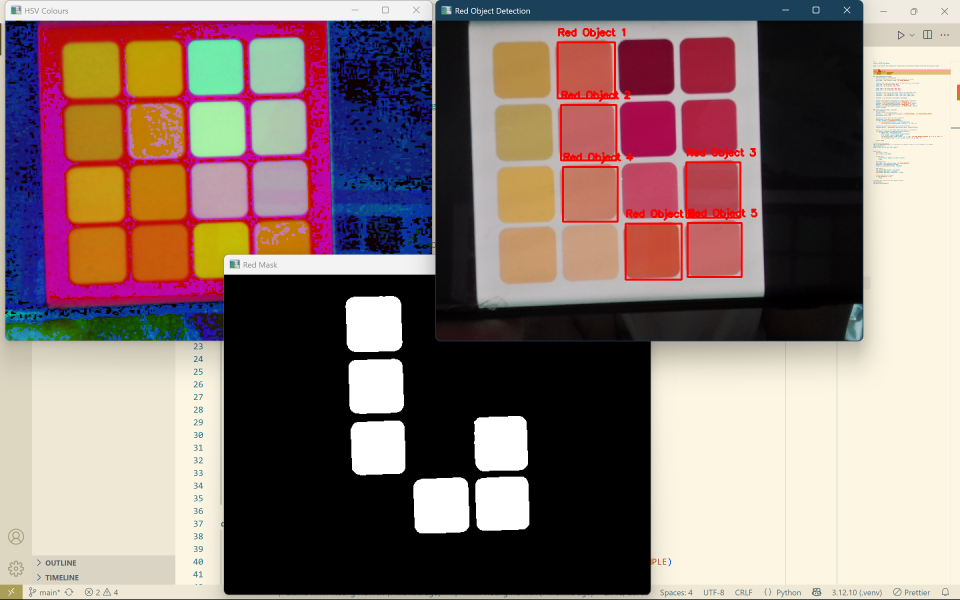
#> input picture SHOWME.png, 2880 x 1800 px, given in place of the camera (shown at 1/3 size)
$ python red_detection.py
#> lines starting #> are read from the running program, lines starting #| are printed output that depends on the picture; after the words box and inside, x2 and y2 are one past the last pixel; in counts of white or black regions, pixels touching at a corner belong together
#> further down, frame is the input picture: shape (1800, 2880, 3); mean B, G, R 116, 119.5, 139.4
#> `hsv_frame = cv2.cvtColor(frame, cv2.COLOR_BGR2HSV)`: hsv_frame: shape (1800, 2880, 3); mean H, S, V 44.8, 73.4, 148.9
"""
author: HUYNH Minh-Hoang

This script detect the movement by finding the max difference between frame and the previous frame.
"""

import cv2
import numpy as np
from skimage import morphology
from skimage import measure

def red_segmentation(frame):
    ### RED INTENSITY SEGMENTATION
    # Convert the frame to HSV for better detection of colors
    hsv_frame = cv2.cvtColor(frame, cv2.COLOR_BGR2HSV)

    # Define the lower and upper bounds of the red color in HSV space
    lower_red = np.array([0, 100, 95])
    upper_red = np.array([10, 255, 255])

    lower_red2 = np.array([175, 100, 95])
    upper_red2 = np.array([180, 255, 255])

    # Create a mask for the red color within the specified range
    red_mask1 = cv2.inRange(hsv_frame, lower_red, upper_red)
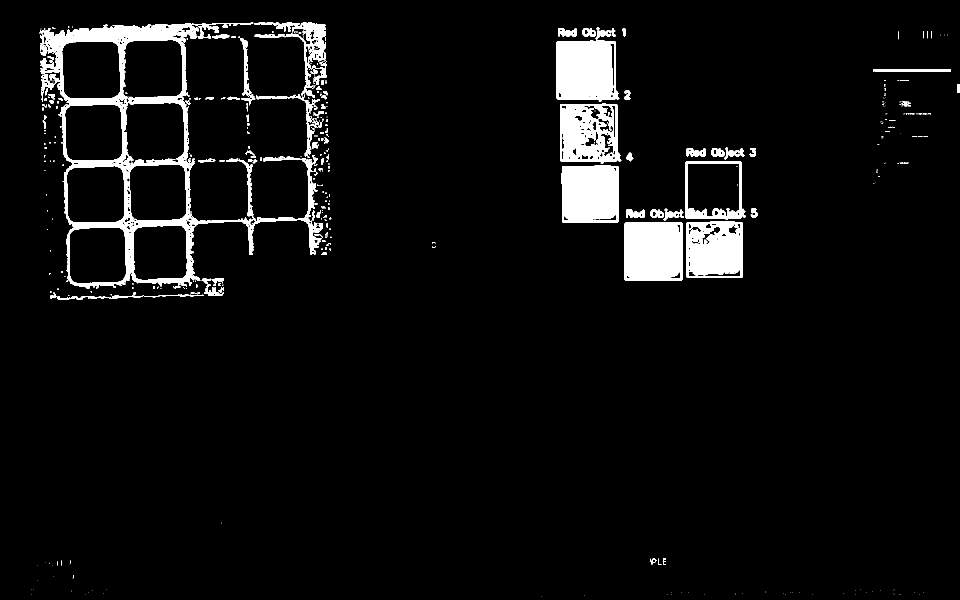
#> red_mask1: shape (1800, 2880) (shown at 1/3 size); 5% white; 499 white regions (350 under 20 px), largest, box (x1, y1, x2, y2) and area: (118, 68, 968, 866) 81912, (1668, 122, 1858, 306) 30096, (1872, 666, 2048, 842) 29156
    red_mask2 = cv2.inRange(hsv_frame, lower_red2, upper_red2)
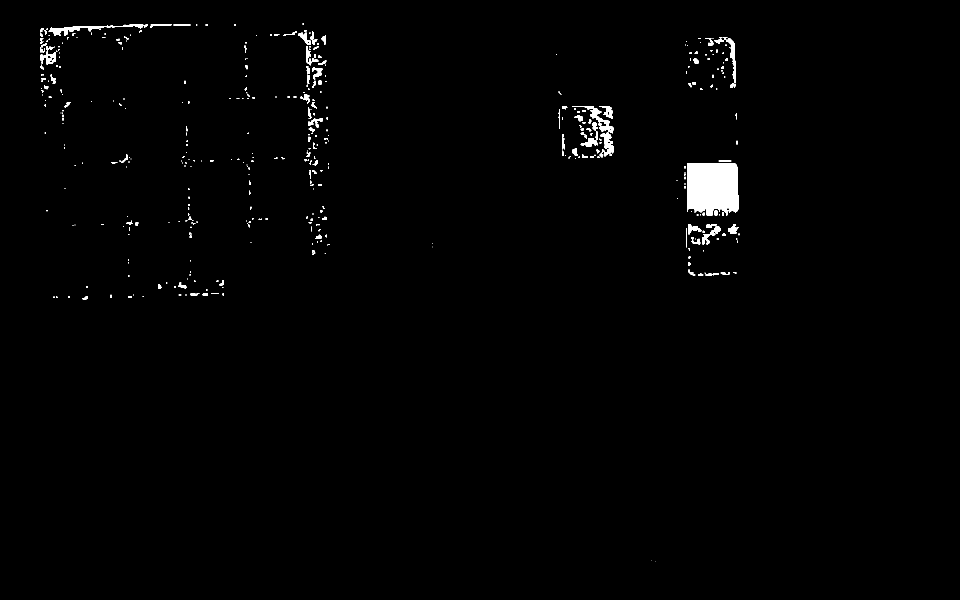
#> red_mask2: shape (1800, 2880) (shown at 1/3 size); 0.95% white; 414 white regions (206 under 20 px), largest, box (x1, y1, x2, y2) and area: (2062, 490, 2216, 648) 21744, (146, 74, 444, 108) 2344, (1716, 318, 1840, 400) 1792

    red_mask = cv2.bitwise_or(red_mask1, red_mask2)
#> red_mask: shape (1800, 2880); 6% white; 449 white regions (302 under 20 px), largest, box (x1, y1, x2, y2) and area: (118, 68, 976, 866) 90336, (1668, 122, 1858, 306) 30120, (1872, 666, 2048, 842) 29156

    # Apply morphological operations to reduce noise in the mask
    kernel = cv2.getStructuringElement(cv2.MORPH_RECT, (4, 4))
    red_mask = cv2.morphologyEx(red_mask, cv2.MORPH_OPEN, kernel)
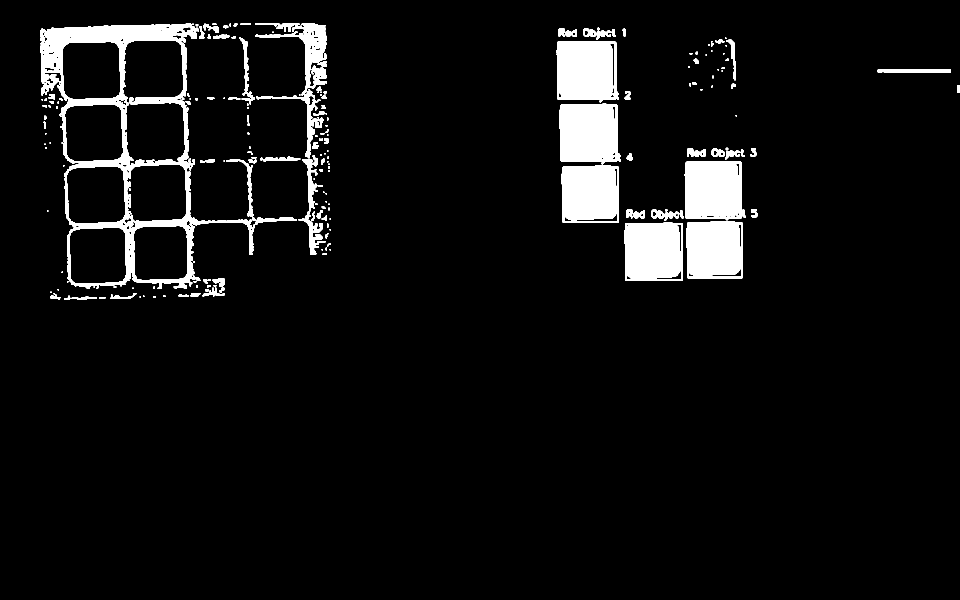
#> red_mask: shape (1800, 2880) (shown at 1/3 size); 5.9% white; 202 white regions (57 under 20 px), largest, box (x1, y1, x2, y2) and area: (121, 71, 891, 867) 81552, (1669, 123, 1857, 307) 30108, (1873, 667, 2049, 843) 29156
    kernel = cv2.getStructuringElement(cv2.MORPH_RECT, (4, 4))
    red_mask = cv2.morphologyEx(red_mask, cv2.MORPH_CLOSE, kernel)
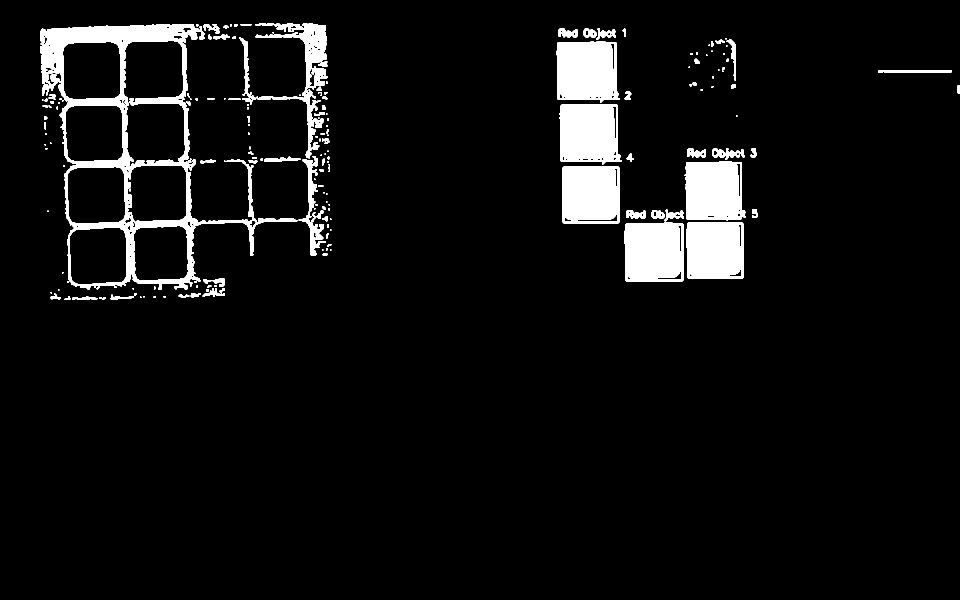
#> red_mask: shape (1800, 2880) (shown at 1/3 size); 5.9% white; 179 white regions (49 under 20 px)
    return red_mask

def trace_contours(frame, red_mask):
    ### CONTOURING
    # Find contours in the red mask
    contours, _ = cv2.findContours(red_mask, cv2.RETR_EXTERNAL, cv2.CHAIN_APPROX_SIMPLE)
#> contours = 178 contours, 56 with area under 20; largest, box (x1, y1, x2, y2) and area: (122, 72, 892, 868) 305470, (1670, 124, 1858, 308) 30878, (1874, 668, 2050, 844) 30045, (1678, 312, 1864, 494) 29590, (2054, 484, 2238, 662) 28903
    min_contour_area = 600

    # Create a binary mask for the red objects
    binary_mask = np.zeros_like(red_mask)
    for idx, contour in enumerate(contours):
        if cv2.contourArea(contour) > min_contour_area:
            cv2.drawContours(binary_mask, [contour], -1, 255, -1)
#> this loop made 178 passes
#> contour on passes 2, 3, 5: [[460, 890], [460, 893], [467, 893], [467, 890]], [[420, 890], [420, 893], [423, 893], [423, 890]], [[490, 888], [490, 891], [497, 891], [497, 888]]
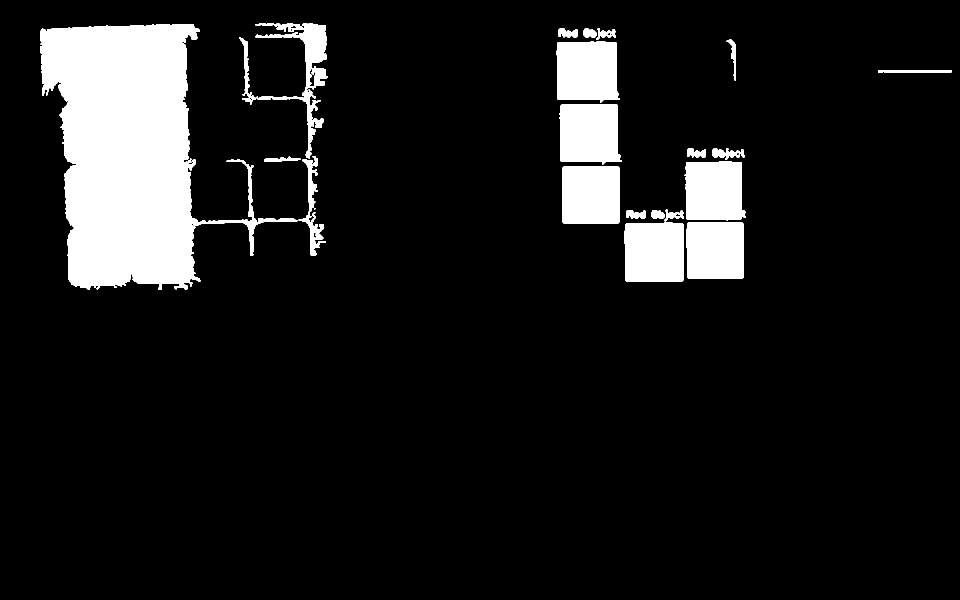
#> binary_mask: shape (1800, 2880) (shown at 1/3 size); 10.1% white; 22 white regions, largest, box (x1, y1, x2, y2) and area: (122, 72, 892, 868) 307996, (1670, 124, 1858, 308) 31244, (1874, 668, 2050, 844) 30392

    # Label the connected components in the binary mask
    labeled_objects = morphology.label(binary_mask, connectivity=2)
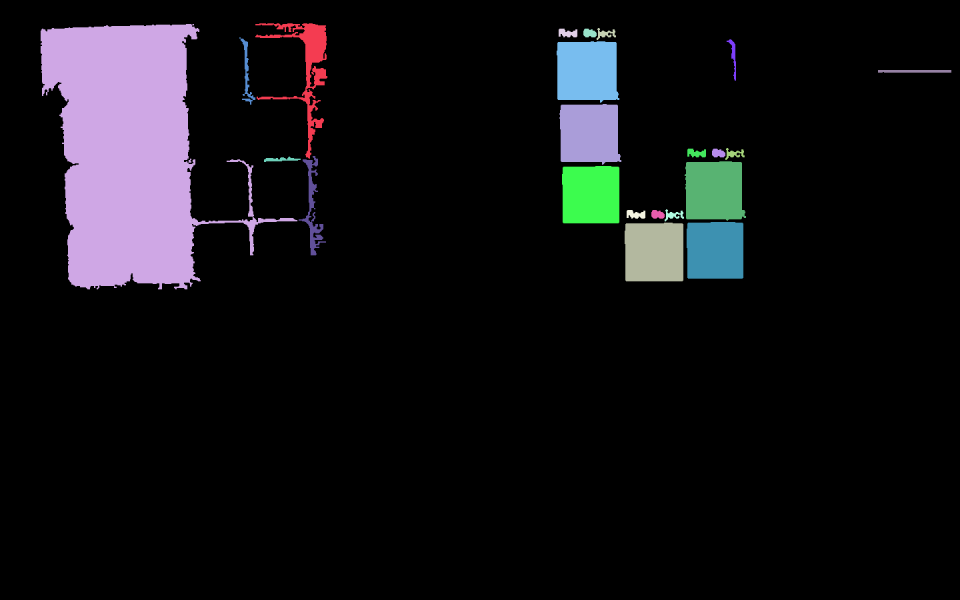
#> labeled_objects: shape (1800, 2880) int64 (shown at 1/3 size); 23 distinct labels, from 0 to 22; one colour per label, 0 black

    # Draw 'red' text on the image where red objects are detected
    for region in measure.regionprops(labeled_objects):
        if region.area > min_contour_area:
            object_label = f'Red Object {region.label}'
            y, x, y_end, x_end = region.bbox
            cv2.putText(frame, object_label, (x, y - 10), cv2.FONT_HERSHEY_SIMPLEX, 0.5, (0, 0, 255), 2)
            cv2.rectangle(frame, (x, y), (x_end, y_end), (0, 0, 255), 2)
#> this loop made 22 passes
#> (object_label, y, x, y_end, x_end) on passes 1 to 12: ('Red Object 1', 70, 766, 476, 982), ('Red Object 2', 72, 122, 868, 892), ('Red Object 3', 84, 1790, 120, 1848), ('Red Object 4', 86, 1676, 112, 1732), ('Red Object 5', 86, 1750, 112, 1790), ('Red Object 6', 112, 718, 314, 766), ('Red Object 7', 118, 2180, 242, 2208), ('Red Object 8', 124, 1670, 308, 1858), ('Red Object 9', 210, 2634, 218, 2854), ('Red Object 10', 312, 1678, 494, 1864), ('Red Object 11', 444, 2176, 480, 2234), ('Red Object 12', 446, 2062, 472, 2118)
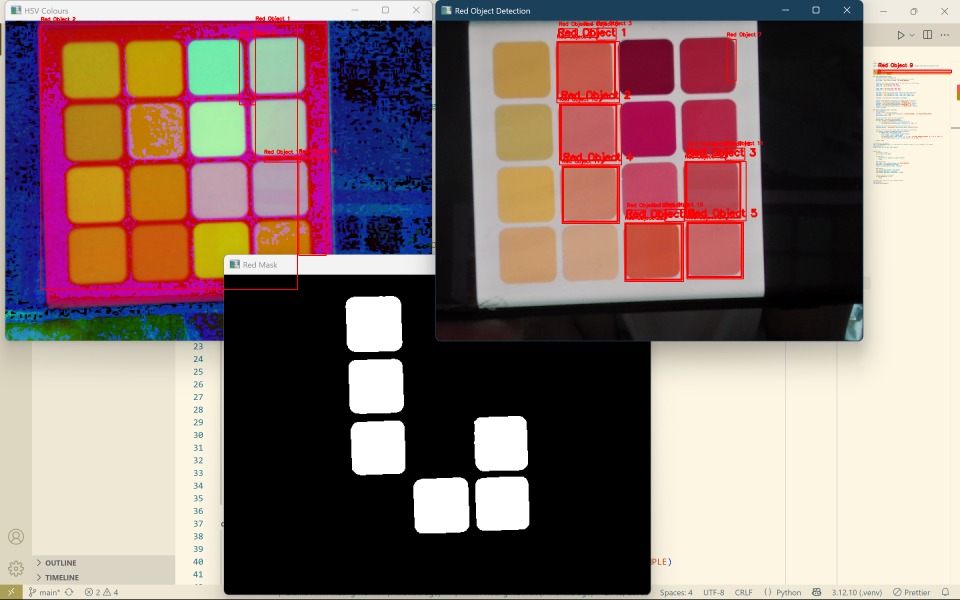
#> frame: shape (1800, 2880, 3) (shown at 1/3 size); mean B, G, R 114.8, 118.5, 140.1

    return frame

# Initialize the camera
cap = cv2.VideoCapture(0)  # 0 represents the default camera, you can change it if needed
object_counter = 1
print("Press ESC to quit the frames")


while True:
    # Capture a frame
    ret, frame = cap.read()

    if not ret:
        print("Error: Unable to capture frame")
        break

    ### OPERATIONS
    hsv_frame = cv2.cvtColor(frame, cv2.COLOR_BGR2HSV)
    red_mask = red_segmentation(frame)
    frame = trace_contours(frame, red_mask)

    ### DISPLAY
    cv2.imshow("HSV Colours", hsv_frame)
    cv2.imshow("Red Mask", red_mask)
    cv2.imshow('Red Object Detection', frame)

    # Exit when ESC is pressed
    if cv2.waitKey(1) == 27:
#> (key Esc is pressed here)
        break

# Release the camera and close OpenCV windows
cap.release()
cv2.destroyAllWindows()
